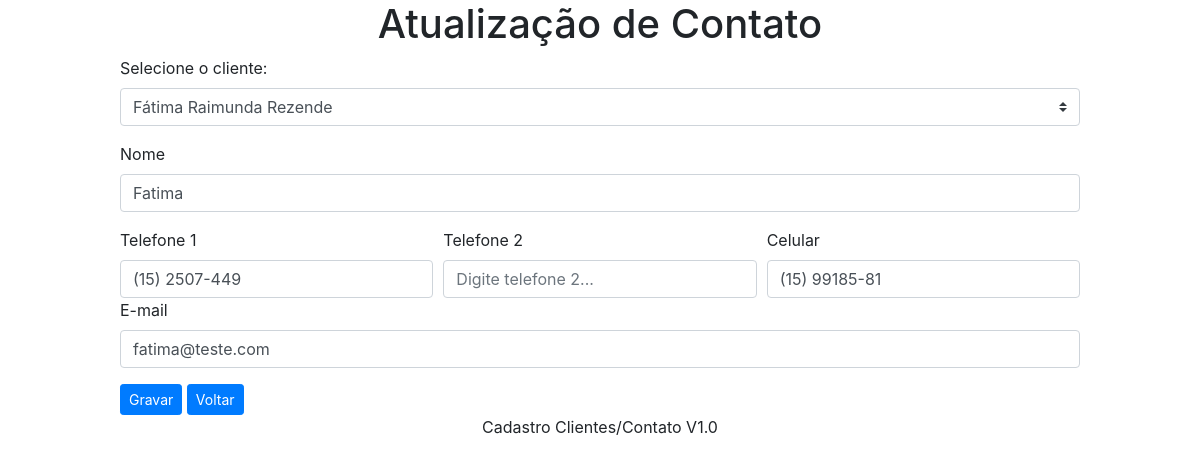
The page /include/editar_contato.php?cod_contato=26 on the database its author committed.
### tables this page shows
CREATE TABLE `contato` (
  `cod_contato` int(11) NOT NULL,
  `nome_contato` varchar(100) NOT NULL,
  `telefone_1` char(13) DEFAULT NULL,
  `telefone_2` char(13) DEFAULT NULL,
  `celular` char(13) DEFAULT NULL,
  `email` varchar(50) DEFAULT NULL,
  `cod_cliente` int(11) DEFAULT NULL
);

### include/editar_contato.php (the view, shortened to what this page needs)
<?php
include_once "../config/db.php";
$cod_contato = filter_input(INPUT_GET, 'cod_contato', FILTER_SANITIZE_NUMBER_INT);
$sql = "SELECT * FROM contato where cod_contato = '$cod_contato'";
$res = mysqli_query($conn, $sql);
$row = mysqli_fetch_assoc($res);
$sql1 = "SELECT * FROM cliente";
$res1 = mysqli_query($conn, $sql1);
?>
<!DOCTYPE html>
<html lang="pt-br">
<head>
    <link rel="stylesheet" href="../css/style.css">
    <link rel="stylesheet" href="https://stackpath.bootstrapcdn.com/bootstrap/4.1.3/css/bootstrap.min.css">
</head>
    <body>
        <div class="envolve">
            <header>
                <h1>Atualização de Contato</h1>
            </header>
            <form action="processa_editar_contato.php" method="POST">
                <fieldset>
                    <div class="form-group">
                        <label >Selecione o cliente: </label>
                            <select class="custom-select mr-sm-2" name="cod_cliente">
                                <?php
                                    foreach($res1 as $row1){
                                ?>
                                    <option  value="<?php echo $row1['cod_cliente'];?>"><?php echo $row1['razao_social']?></option>
                                <?php }?>
                            </select>
                    </div>
                    <div class="form-group">
                        <label >Nome </label>
                        <input type="text" id="nome_contato" class="form-control" name="nome_contato" placeholder="Digite Nome do Contato..." value="<?php echo $row['nome_contato']; ?>" required>
                    </div>
                    <div class="form-row">
                        <div class="col">
                            <label >Telefone 1 </label>
                            <input type="text" id="telefone_1" class="form-control" name="telefone_1" placeholder="Digite o telefone 1..." value="<?php echo $row['telefone_1']; ?>">
                        </div>
                        <div class="col">
                            <label>Telefone 2 </label>
                            <input type="text" id="telefone_2" class="form-control" name="telefone_2" placeholder="Digite telefone 2..." value="<?php echo $row['telefone_2']; ?>">
                        </div>
                        <div class="col">
                            <label >Celular </label>
                            <input type="text" id="celular" class="form-control" name="celular" placeholder="Digite o celular..." value="<?php echo $row['celular']; ?>">
                        </div>
                    </div>
                    <div class="form-group">
                        <label >E-mail </label>
                        <input type="text" id="email" class="form-control" name="email" placeholder="Digite o E-mail" value="<?php echo $row['email']; ?>">
                    </div>
                        <input type="submit" class="btn btn-primary btn-sm" value="Gravar">
                        <a href="../index.php" class="btn btn-primary btn-sm">Voltar</a>
                </fieldset>
            </form>
            <footer>
                <p>Cadastro Clientes/Contato V1.0</p>
            </footer>
        </div>
    </body>
</html>

### css/style.css (style rules this page uses)
.envolve { width: 960px; margin: auto; }
h1, h6, h2 { text-align: center; }
footer { text-align: center; }

### rows shown on the page
contato: nome_contato "Fatima", telefone_1 "(15) 2507-449", celular "(15) 99185-81", email "fatima@teste.com"

### other values the page prints
form field cod_cliente "Fátima Raimunda Rezende"
